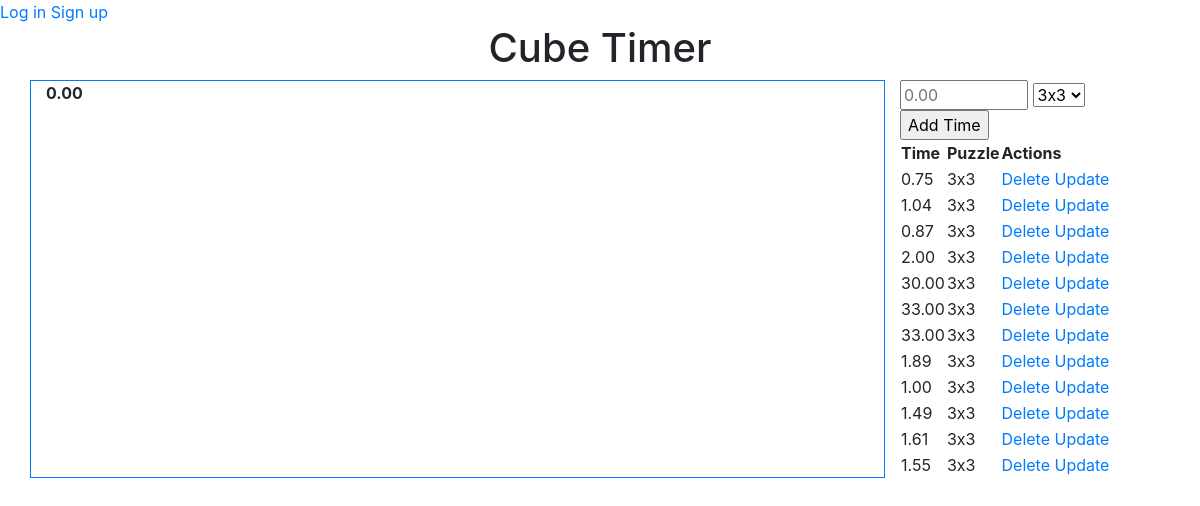
The page / on the database its author committed.
### app.py (models this page shows, shortened)
class Time(db.Model):
    id = db.Column(db.Integer, primary_key=True)
    puzzle = db.Column(db.String(20), nullable=False) # Foriegn key to puzzle table? Category type?
    value = db.Column(db.Numeric(10,2), nullable=False)
    date_entered = db.Column(db.DateTime, default=datetime.utcnow, nullable=False)
    method_entered = db.Column(db.Integer, nullable=False) # Foriegn key to method table? {1,2,3,4}

### app.py (the view)
@app.route('/', methods=['POST', 'GET'])
def index():
    if request.method == 'POST':
        value = request.form['value']
        puzzle = request.form['puzzle']
        new_time = Time(value=value, puzzle=puzzle, method_entered=1)
        try:
            db.session.add(new_time)
            db.session.commit()
            return redirect("/")
        except:
            return "There was an issue manually adding the time."
    else:
        times = Time.query.order_by(Time.date_entered.desc()).limit(12).all()
        return render_template('index.html', times=times)

### templates/index.html (shortened to what this page needs)
{% extends 'base.html' %}
{% block body %}
<header>
    <a href='/login'>Log in</a>
    <a href='/signup'>Sign up</a>
</header>
<h1 style="text-align: center;">Cube Timer</h1>
<div class="container">
    <div class="row">
        <div class="col-9 border border-primary">
            <p class="timerLabel" id="timerLabel">0.00</p>
        </div>
        <div class="col-3">
            <div class="form">
                <form action="/" method="POST">
                    <input type="number" name="value" id="value" size="5" placeholder="0.00" required name="price" min="0" max="999.99" step="0.01" pattern="^\d+(?:\.\d{1,2})?$">
                    <select id="puzzle" name="puzzle">
                        <option value="3x3">3x3</option>
                    </select>
                    <input type="submit" value="Add Time">
                </form>
            </div>
            {% if times|length < 1 %}
                <h6>There are no times to display.</h6>
            {% else %}
                <table>
                    <tr>
                        <th>Time</th>
                        <th>Puzzle</th>
                        <th>Actions</th>
                    </tr>
                    {% for time in times %}
                        <tr>
                            <td>{{ time.value }}</td>
                            <td>{{ time.puzzle }}</td>
                            <td>
                                <a href="/delete/{{time.id}}">Delete</a>
                                <a href="/update/{{time.id}}">Update</a>
                            </td>
                        </tr>
                    {% endfor %}
                </table>
            {% endif %}
        </div>
    </div>
</div>
{% endblock %}

### templates/base.html (shortened to what this page needs)
<!DOCTYPE html>
<html lang="en">
<head>
    <link rel="stylesheet" href="{{ url_for('static', filename='css/main.css') }}">
    <link rel="stylesheet" href="https://stackpath.bootstrapcdn.com/bootstrap/4.4.1/css/bootstrap.min.css">
</head>
<body>
    {% block body %}{% endblock %}
</body>
</html>

### static/css/main.css (style rules this page uses)
.timerLabel { font-weight: bold; }

### rows shown on the page
Time: value "0.75", puzzle "3x3"
Time: value "1.04", puzzle "3x3"
Time: value "0.87", puzzle "3x3"
Time: value "2.00", puzzle "3x3"
Time: value "30.00", puzzle "3x3"
Time: value "33.00", puzzle "3x3"
Time: value "33.00", puzzle "3x3"
Time: value "1.89", puzzle "3x3"
Time: value "1.00", puzzle "3x3"
Time: value "1.49", puzzle "3x3"
Time: value "1.61", puzzle "3x3"
Time: value "1.55", puzzle "3x3"
